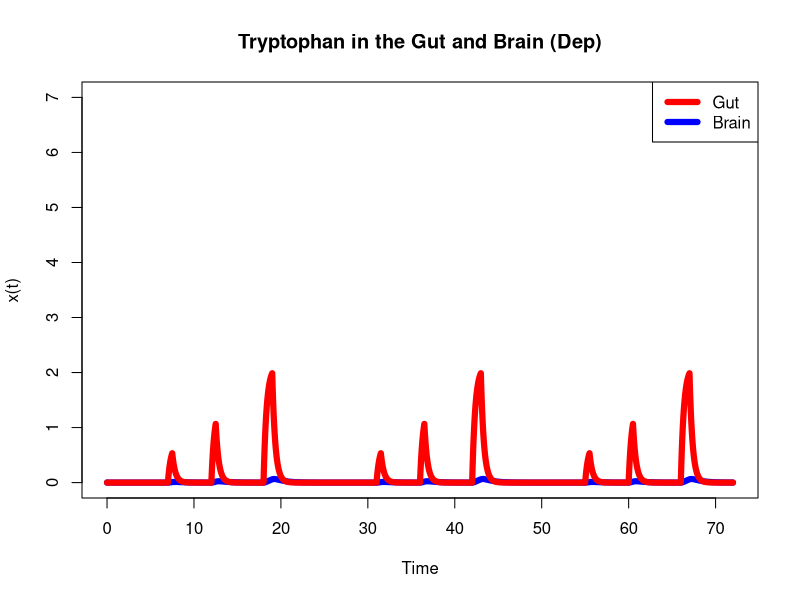
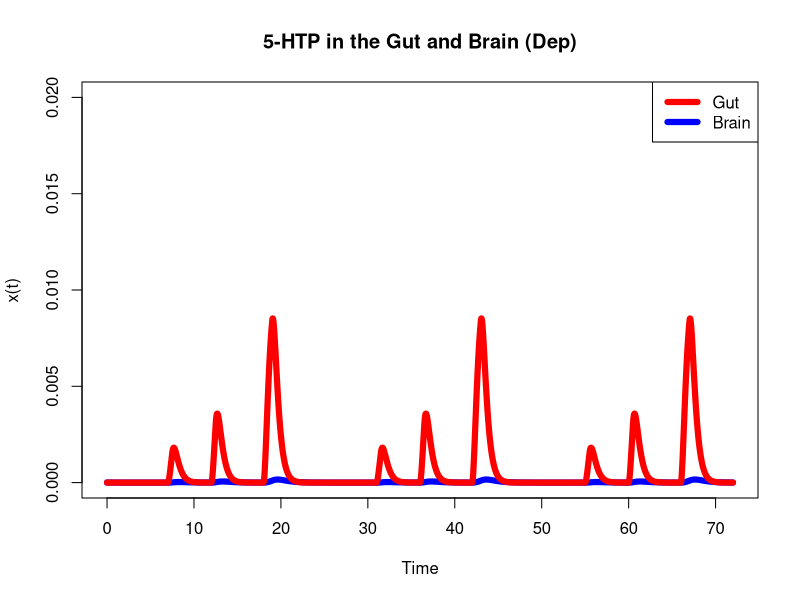
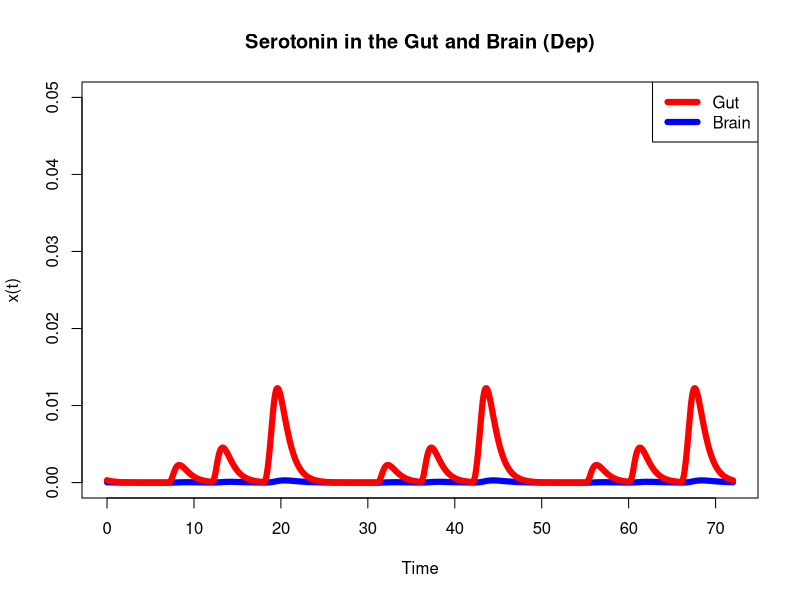

These figures' R source, in order:
library(deSolve)   # load the ode solver library

## Define the right-hand side of the ode
## Note that the function's arguments must be in this order, although
## you can call them other names if you wish
food = function(t){
  #just to try something out: on for first two time units, then off 
  #if (t<=2){ food = 1}
  #else { food = 0}
  #food = (sin(0.8*t)+1)^2 # 8 hour period; k = 2*pi/8 = 0.75
  #what if we ate at 7 am, 12 pm, and 6 pm over three days with increasing meal sizes as the day goes on (2, 4, and 6)
  B = 2
  L = 4
  D = 6
  tt = t %% 24
  food = ((tt>=7)&(tt<7.5))*B + ((tt>=12)&(tt<12.5))*L + ((tt>=18)&(tt<19))*D
  
}

BBBode = function(t,x,parms){
  d1 = parms[1]
  d2 = parms[2]
  d3 = parms[3]
  d4 = parms[4]
  d5 = parms[5]
  d6 = parms[6]
  K1 = parms[7]
  K2 = parms[8]
  K3 = parms[9]
  K4 = parms[10]
  K5 = parms[11]
  Ki = parms[12]
  p1 = parms[13]
  p2 = parms[14]
  V1 = parms[15]
  V2 = parms[16]
  V3 = parms[17]
  V4 = parms[18]
  TPHB = parms[19]
  TPHG = parms[20]
  TB = x[1]
  TG = x[2]
  PB = x[3]
  PG = x[4]
  HB = x[5]
  HG = x[6]
  s = food(t) # describes food going in as a function of time
  
  dTBdt = V1*TG/(K1+TG) - (d2*TB) - (((0.01*V3*TB*TPHB)/((K3+TB+(TB^2/Ki))*(K4 + TPHB)))*(1.5-(HB^2/(0.0007682 + HB^2))))
  dTGdt = s - (V1*TG)/(K1 + TG) - (d1*TG) - (((0.02*V2*TG*TPHG)/((K2+TG+(TG^2/Ki))*(K4 + TPHG)))*(1.5-(HG^2/(0.0007682 + HG^2))))
  dPBdt = (((0.01*V3*TB*TPHB)/((K3+TB+(TB^2/Ki))*(K4 + TPHB)))*(1.5-(HB^2/(0.0007682 + HB^2)))) - ((V4*PB)/(K5+PB))
  dPGdt = (((0.02*V2*TG*TPHG)/((K2+TG+(TG^2/Ki))*(K4 + TPHG)))*(1.5-(HG^2/(0.0007682 + HG^2)))) - ((V4*PG)/(K5+PG))
  dHBdt = ((V4*PB)/(K5+PB)) - d5*HB
  dHGdt = ((V4*PG)/(K5+PG)) - d5*HG
  
  # make 0.02 param -- Overall, about 2 percent of ingested tryptophan is used for the synthesis of serotonin (Best 2010)
  # 0.01 of trp is used for serotonin, other trp used for other reactions (Richard 2009)
  # make all numbers into parameters 
  
  xdot = c(dTBdt,dTGdt, dPBdt, dPGdt, dHBdt, dHGdt)
  list(xdot)   
}

## Set the parameters
d1 = 0.277*10 # we got this number using half life? the half life of tryptophan is 2 hrs?
# we multiplied this by 10 bc we think with depression, elimination would increase? 
d2 = 1
d3 = 1
d4 = 1
d5 = 1
d6 = 1
K1 = 64
K2 = 40
K3 = 40
K4 = 20
K5 = 160
Ki = 1000
p1 = 1
p2 = 1
V1 = 400*0.01 # trying to get serotonin in gut 9 times serotonin in brain since 90% of serotonin synthesis is done in gut
V2 = 400
V3 = 400
V4 = 400

TPHB = p2/d3
TPHG = p1/d4
# USE STEADY STATE FOR TPHB and TPHG

# put them in a vector
parms = c(d1, d2, d3, d4, d5, d6, K1, K2, K3, K4, K5, Ki, p1, p2, V1, V2, V3, V4, TPHB, TPHG)

## Set the initial condition
TB0 = 0   # change this? start at where it is at end of the day
TG0 = 0
PB0 = 0
PG0 = 0
HB0 = 0
HG0 = 0
## Set the time interval for the integration
t0 = 0
tf = 24 #multiple days 
dt =.001

## Solve the ode
sol = ode(func = BBBode, y = c(TB0,TG0,PB0,PG0,HB0,HG0), times = seq(t0,tf,by = dt),parms = parms)
## The first column of the solution is the time values, the next columns are the state variables

# run days
L = length(sol[,1])
Xinit=sol[L,2:7]
tf = 72
sol = ode(func = BBBode, y = Xinit, times = seq(t0,tf,by = dt),parms = parms)
# use this as initial values 


## Plot the first solution
plot(sol[,1],sol[,2],type = 'l', lwd = 6, col = 'blue',
     xlab = 'Time',ylab = 'x(t)',ylim=c(0,7),
     main = 'Tryptophan in the Gut and Brain (Dep)')
lines(sol[,1],sol[,3], lwd = 6, col='red')
legend('topright', legend = c('Gut','Brain'),col = c('red','blue'), lwd = 6, lty = c(1,1))

## Plot the second solution
plot(sol[,1],sol[,4],type = 'l', lwd = 6, col = 'blue',
     xlab = 'Time',ylab = 'x(t)',ylim=c(0,0.02),
     main = '5-HTP in the Gut and Brain (Dep)')
lines(sol[,1],sol[,5], lwd = 6, col='red')
legend('topright', legend = c('Gut','Brain'),col = c('red','blue'), lwd = 6, lty = c(1,1))

## Plot the third solution
plot(sol[,1],sol[,6],type = 'l', lwd = 6, col = 'blue',
     xlab = 'Time',ylab = 'x(t)',ylim=c(0,0.05),
     main = 'Serotonin in the Gut and Brain (Dep)')
lines(sol[,1],sol[,7], lwd = 6, col='red')
legend('topright', legend = c('Gut','Brain'),col = c('red','blue'), lwd = 6, lty = c(1,1))
# observe that in our model the brain is 10 times smaller
# is the gut sufficiently ahead of the brain, by how much, is this time difference reasonable 

# how much trp in the brain is used to make serotonin as opposed to other things, even relative to gut
# justify changes (ie 0.01) in front of V3
# determining d and p params
# how much trp gets from gut to brain, how much is used up

# can we mimic some kinds of pathologies that they describe
# different diets, conditions
## what happens if we change some of the parameters we guessed 
# look at other things we modeled, understand them better
